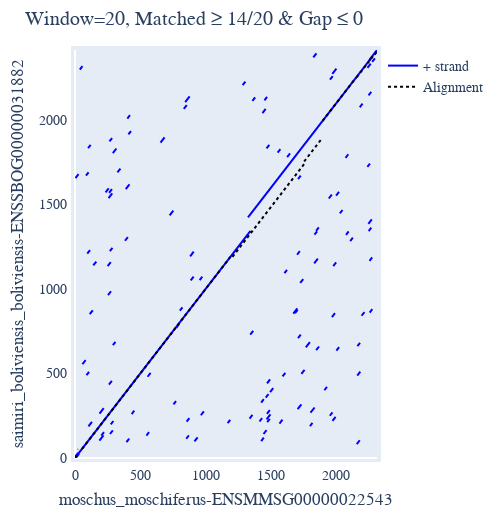

Here is the notebook cell this chart was saved with:
### Code cell
cogent3_aligner_seqs.dotplot(name1 = 'moschus_moschiferus-ENSMMSG00000022543', name2 = 'saimiri_boliviensis_boliviensis-ENSSBOG00000031882')

### Figure 1 — Plotly figure (JSON) as saved in the notebook; plotly's stock layout.template omitted (floating-point values rounded to 4 significant figures; data arrays with more than 128 entries replaced by an {"elided": "..."} marker saying what was removed)
{"data": [{"line": {"color": "blue"}, "mode": "lines", "name": "+ strand", "showlegend": true, "type": "scatter", "x": {"elided": "356 int values"}, "xaxis": "x", "y": {"elided": "356 int values"}, "yaxis": "y"}, {"line": {"color": "black", "dash": "dot"}, "mode": "lines", "name": "Alignment", "showlegend": true, "type": "scatter", "x": [0.2, 20.2, null, 54.2, 1190.0, null, 1755.0, 1895.0, null, 21.2, 23.2, null, 1206.0, 1754.0, null, 1896.0, 2153.0, null, 2253.0, 2264.0, null, 2157.0, 2252.0, null, 2268.0, 2291.0, null, 2295.0, 2312.0], "xaxis": "x", "y": [0, 20, null, 54, 1190, null, 1755, 1895, null, 51, 53, null, 1191, 1739, null, 1995, 2252, null, 2352, 2363, null, 2253, 2348, null, 2364, 2387, null, 2388, 2405], "yaxis": "y"}], "layout": {"autosize": false, "font": {"family": "Balto", "size": 14}, "height": 522.0, "hovermode": "closest", "margin": {"b": 50, "l": 50, "pad": 4, "r": 50, "t": 50}, "showlegend": true, "title": {"text": "Window=20, Matched ≥ 14/20 & Gap ≤ 0"}, "width": 500, "xaxis": {"mirror": true, "range": [0, 2313], "showgrid": false, "showline": true, "title": {"text": "moschus_moschiferus-ENSMMSG00000022543"}, "visible": true}, "yaxis": {"mirror": true, "range": [0, 2415], "showgrid": false, "showline": true, "title": {"text": "saimiri_boliviensis_boliviensis-ENSSBOG00000031882"}, "visible": true}}}
